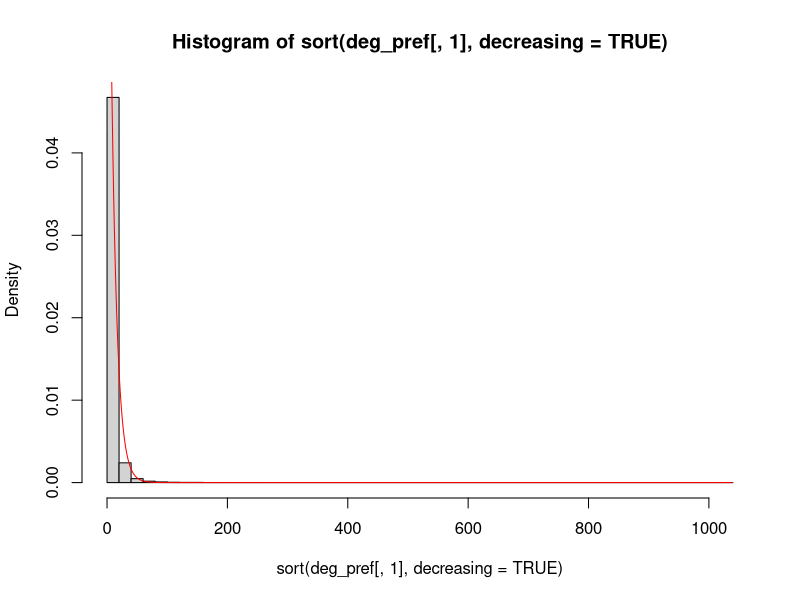
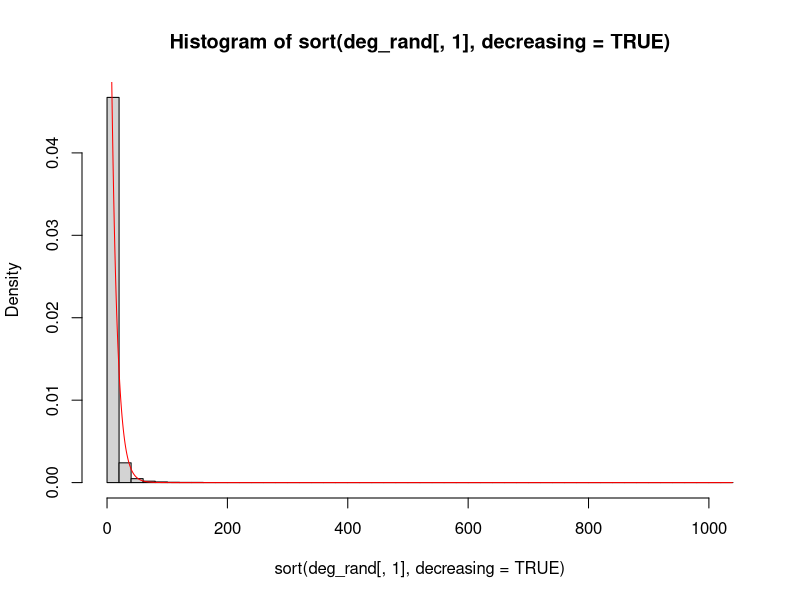

Generate these figures, in order, with R:
require("stats4")
require("VGAM")
# Log-likelihood functions
# They are implemented according to table 2
# of the statement

# These variables are intended to be
# interpreted as constants on the 
# to-maximize functions
N <- 100
M <- 100
C <- 12939
Mprime <- 123912

deg_pref = read.csv("degseq_pref.csv", header = FALSE)
deg_rand = read.csv("degseq_random.csv", header = FALSE)


# Given a degree distribution, set all the
# variables (constants) to their proper values
set_constants <- function(degree_sequence) {
  N <<- length(degree_sequence)
  M <<- sum(degree_sequence)
  # TODO: This can be computed in nlogn by sorting
  # and binary searching the frequencies of the js
  C <<- sum(
    as.numeric(
      Map(
        function (x) sum(log(2:x)),
        degree_sequence
      )
    )
  )
  Mprime <<- sum(
    log(degree_sequence)
  )
}

# Log-likelihood functions
# They have + sign here
displaced_poisson <- function(lambda) {
  M*log(lambda) - N*(lambda + log(1 - exp(-lambda))) - C
}

displaced_geometric <- function(q) {
  (M - N)*log(1.0 - q) + N*log(q)
}

zeta_function_gamma_two <- function() {
  -3.0*Mprime - N*log(zeta(3.0))
}

zeta_function <- function(gamma) {
  -gamma*Mprime - N*log(zeta(gamma))
}

harmonic <- function(kmax, gamma) {
  sum = 0.0
  for(i in 1:ceiling(kmax)) {
    sum <- sum + i^-gamma
  }
  return(sum)
}

right_truncated_zeta <- function(kmax, gamma) {
  -gamma*Mprime - N*log(harmonic(kmax, gamma))
}

get_AIC <- function(m2logL, K, N, name) {
  c(m2logL + (2.0*K*N)/(N-K-1.0), name)
}

zeta_prob <- function(k) {
  k^-3.0 / zeta(3.0);
}

approximation_function <- function(k) {
  ((2.0 * 25.0 * 99990.0) / (100000.0)) * k^-3.0
}

quadratic_f <- function(x) {
  x*x
}

# A function that given a degree sequence
# computes and returns a list of pairs
# (AIC_1, name_1), (AIC_2, name_2), ..., (AIC_5, name_5)
# with the AIC and the name of the log likelihood function
# that caused this AIC. See above what functions are being
# considered here (or the functions array declaration)
# inside the code
get_aics <- function(degree_sequence) {
  # All these functions have constants, we are going
  # to set them before doing nothing else
  set_constants(degree_sequence)
  # MLE needs the negation of these functions
  functions <- c(
                 function(lambda) -displaced_poisson(lambda),
                 function(q) -displaced_geometric(q),
                 function()  -zeta_function_gamma_two(),
                 function(gamma) -zeta_function(gamma),
                 function(kmax, gamma) -right_truncated_zeta(kmax, gamma)
                 )
  # Start parameters for MLE
  start_parameters <- c(
    list(lambda = M/N),
    list(q = N/M),
    list(a = 1),
    list(gamma = 3.0),
    list(kmax = N, gamma = 3.0)
  )
  # Lower bounds for each function
  lower_bounds <- c(
    c(0.01),
    c(0.01),
    c(-Inf),
    c(3.0),
    c(10.0000001, 2.00)
  )
  # Upper bound for each function
  upper_bounds <- c(
    c(2*mean(degree_sequence)),
    c(0.99999),
    c(+Inf),
    c(3.0000002),
    c(N, +Inf)
  )

  
  names <- c(
    "Displaced Poisson",
    "Displaced Geometric",
    "Zeta Function with Gamma = 2",
    "Zeta Function",
    "Right Truncated Zeta"
  )
    
  # Compute the optimal parameters plus
  # (minus) log likelihoods via calls to MLE
  # As an exception, do nothing when dealing
  # with zeta with gamma = 2 (mle crashes with
  # functions with no parameters, at least in
  # our computers)
  opt_parameters <- NULL
  log_likelihoods <- NULL
  for (i in 1:4) {
    print(i)
    if(names[i] != "Zeta Function with Gamma = 2") {
      to_add <- mle(minuslogl = functions[[i]],
                    start = start_parameters[i],
                    method = "L-BFGS-B",
                    lower = lower_bounds[i],
                    upper = upper_bounds[i]
                    )
      log_likelihood <- attributes(summary(to_add))$m2logL
      log_likelihoods <- c(log_likelihoods, log_likelihood)
    }
    else {
      to_add <- -1
      log_likelihoods <- c(log_likelihoods, 2*functions[[i]]())
    }
    opt_parameters <- c(opt_parameters,
                         to_add
    )
  }
  print('5')
  to_add <- mle(minuslogl = functions[[5]],
                start  = list(kmax = max(degree_sequence), gamma = 3.0),
                method = "L-BFGS-B",
                lower  = c(3.00, 3.00),
                upper  = c(+Inf, 3.0000002)
                # avoid NaNs an log0s...
                #upper  = c(max(degree_sequence), min(10, mean(degree_sequence)))
                  )
  log_likelihoods <- c(log_likelihoods, attributes(summary(to_add))$m2logL)
  opt_parameters <- c(opt_parameters, to_add)
  print(opt_parameters)
  
  # Compute and return the pairs (AIC, name)
  k_values <- c(1, 1, 0, 1, 2)
  return(
    c(opt_parameters,
      Map(get_AIC,
        as.numeric(log_likelihoods),
        k_values,
        rep(N, 5),
        names
      )
    )
  )
}


set_constants(deg_pref[,1])
aic_deg_pref = get_aics(deg_pref[,1])

disp_geom = function(q, k) q*(1 - q)^(k-1)
zeta_distro = function(gam, k) k^(-gam) / zeta(gam)



maxdeg_pref = max(deg_pref[,1])
hist(sort(deg_pref[,1], decreasing = TRUE), probability = T, breaks = 50)
lines(disp_geom(coef(aic_deg_pref[[2]]), seq(1,maxdeg_pref)), type = "l", col = "red")


set_constants(deg_rand[,1])
aic_deg_rand = get_aics(deg_rand[,1])

maxdeg_rand = max(deg_rand[,1])
hist(sort(deg_rand[,1], decreasing = TRUE), probability = T, breaks = 50)
lines(disp_geom(coef(aic_deg_rand[[2]]), seq(1,maxdeg_rand)), type = "l", col = "red")
